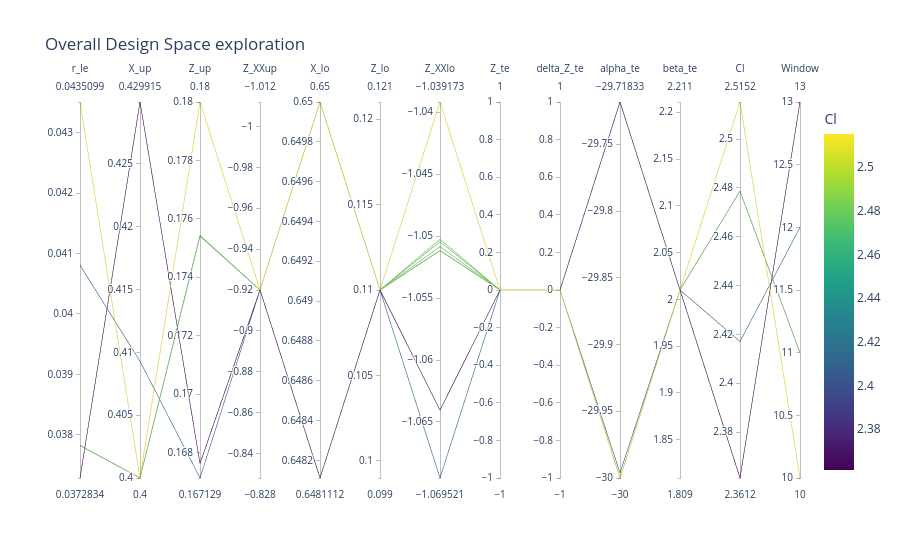

Notebook code cell kept with this figure:
### Markdown cell above
Next, lets visualize the Design Space exploration. We'll use a Parallel Coordinates Plot since we have 11 params in the PARSEC parametrization. A simpler representation like the NACA would of course, make the plot less "crowded"

### Code cell
fig = px.parallel_coordinates(
    df, 
    color="Cl",  # Color lines by Cl
    labels={col: col for col in df.columns},
    color_continuous_scale=px.colors.sequential.Viridis,
    title="Overall Design Space exploration",
    template='plotly'
)
fig.show()

### Figure 1 — Plotly figure (JSON) as saved in the notebook; plotly's stock layout.template omitted (floating-point values rounded to 4 significant figures)
{"data": [{"dimensions": [{"label": "r_le", "values": [0.03728, 0.03782, 0.04351, 0.03782, 0.03782, 0.03782, 0.04081, 0.03782]}, {"label": "X_up", "values": [0.4299, 0.4, 0.4, 0.4, 0.4, 0.4, 0.4093, 0.4]}, {"label": "Z_up", "values": [0.1676, 0.1754, 0.18, 0.1754, 0.1754, 0.1754, 0.1671, 0.1754]}, {"label": "Z_XXup", "values": [-0.92, -0.92, -0.92, -0.92, -0.92, -0.92, -0.92, -0.92]}, {"label": "X_lo", "values": [0.6481, 0.65, 0.65, 0.65, 0.65, 0.65, 0.65, 0.65]}, {"label": "Z_lo", "values": [0.11, 0.11, 0.11, 0.11, 0.11, 0.11, 0.11, 0.11]}, {"label": "Z_XXlo", "values": [-1.064, -1.051, -1.039, -1.051, -1.05, -1.051, -1.07, -1.05]}, {"label": "Z_te", "values": [0.0, 0.0, 0.0, 0.0, 0.0, 0.0, 0.0, 0.0]}, {"label": "delta_Z_te", "values": [0.0, 0.0, 0.0, 0.0, 0.0, 0.0, 0.0, 0.0]}, {"label": "alpha_te", "values": [-29.72, -30.0, -30.0, -30.0, -30.0, -30.0, -30.0, -30.0]}, {"label": "beta_te", "values": [2.01, 2.01, 2.01, 2.01, 2.01, 2.01, 2.01, 2.01]}, {"label": "Cl", "values": [2.361, 2.479, 2.515, 2.479, 2.479, 2.479, 2.417, 2.479]}, {"label": "Window", "values": [13.0, 11.0, 10.0, 11.0, 11.0, 11.0, 12.0, 11.0]}], "domain": {"x": [0, 1], "y": [0, 1]}, "line": {"color": [2.361, 2.479, 2.515, 2.479, 2.479, 2.479, 2.417, 2.479], "coloraxis": "coloraxis"}, "name": "", "type": "parcoords"}], "layout": {"coloraxis": {"colorbar": {"title": {"text": "Cl"}}, "colorscale": [[0, "#440154"], [0.1111, "#482878"], [0.2222, "#3e4989"], [0.3333, "#31688e"], [0.4444, "#26828e"], [0.5556, "#1f9e89"], [0.6667, "#35b779"], [0.7778, "#6ece58"], [0.8889, "#b5de2b"], [1, "#fde725"]]}, "legend": {"tracegroupgap": 0}, "title": {"text": "Overall Design Space exploration"}}}
